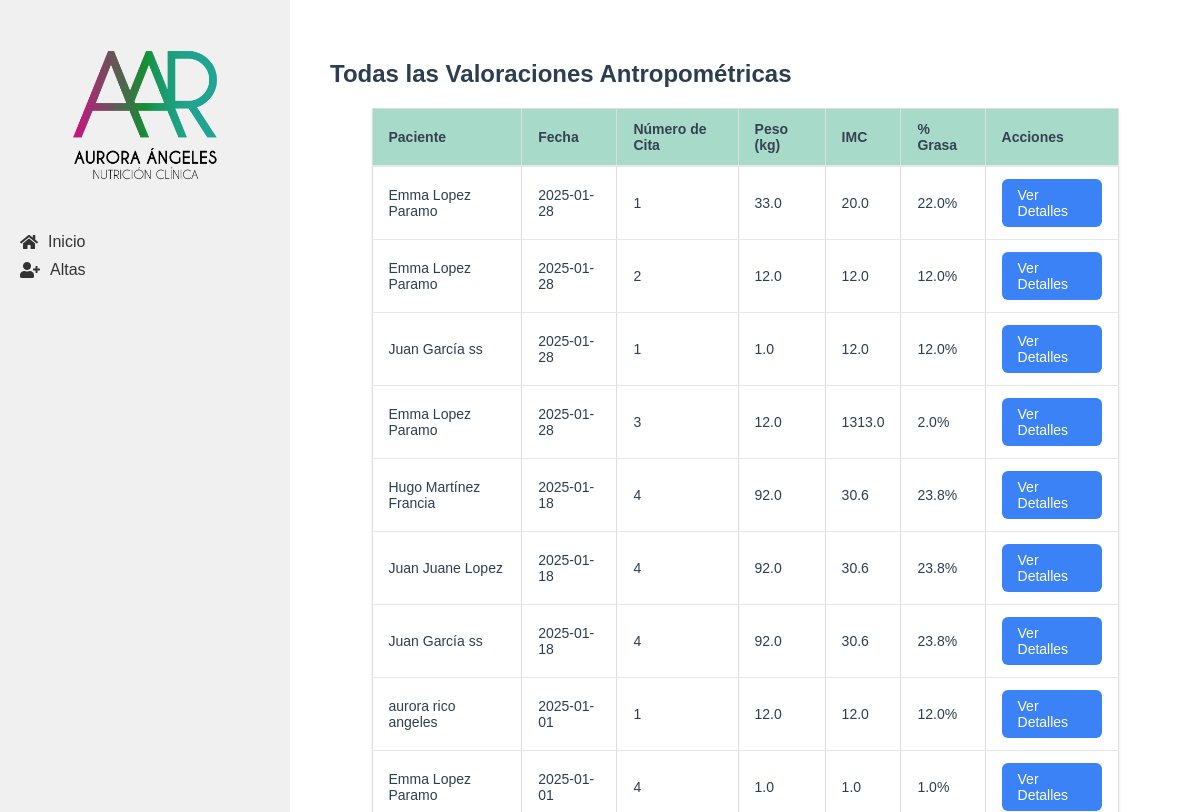
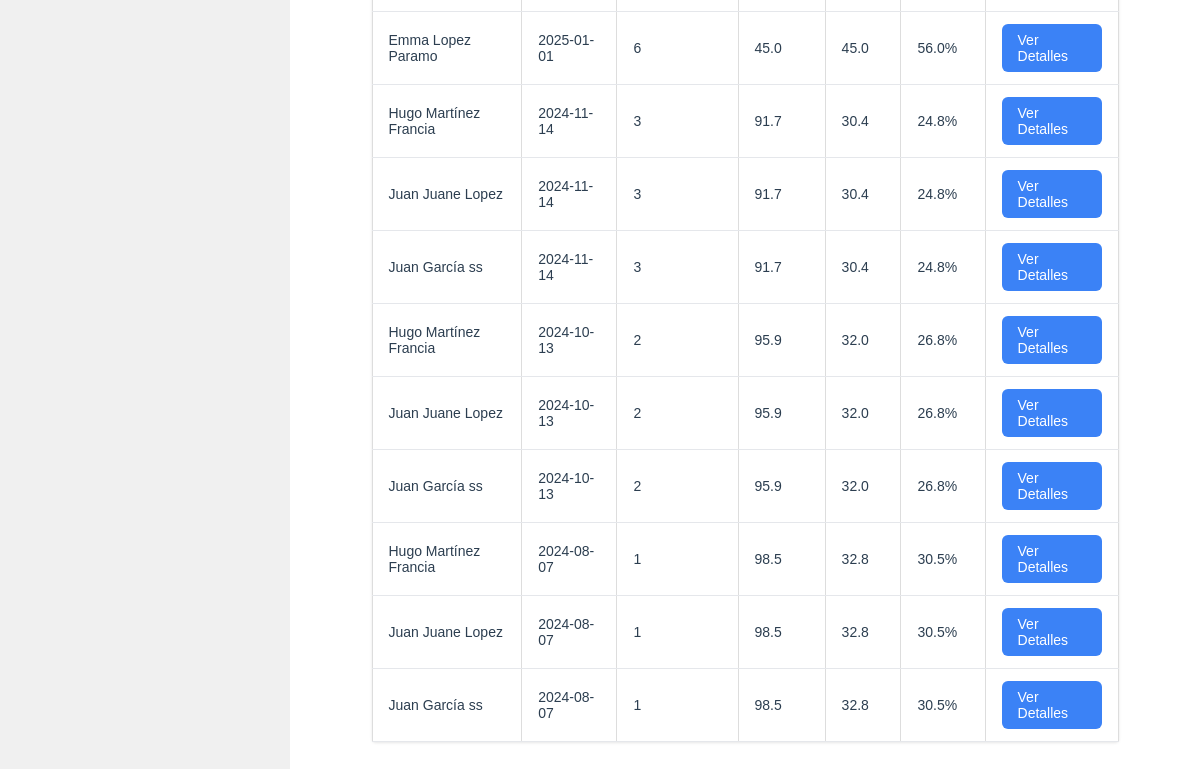
The app's page /valoraciones, older data (2 pictures, top to bottom).
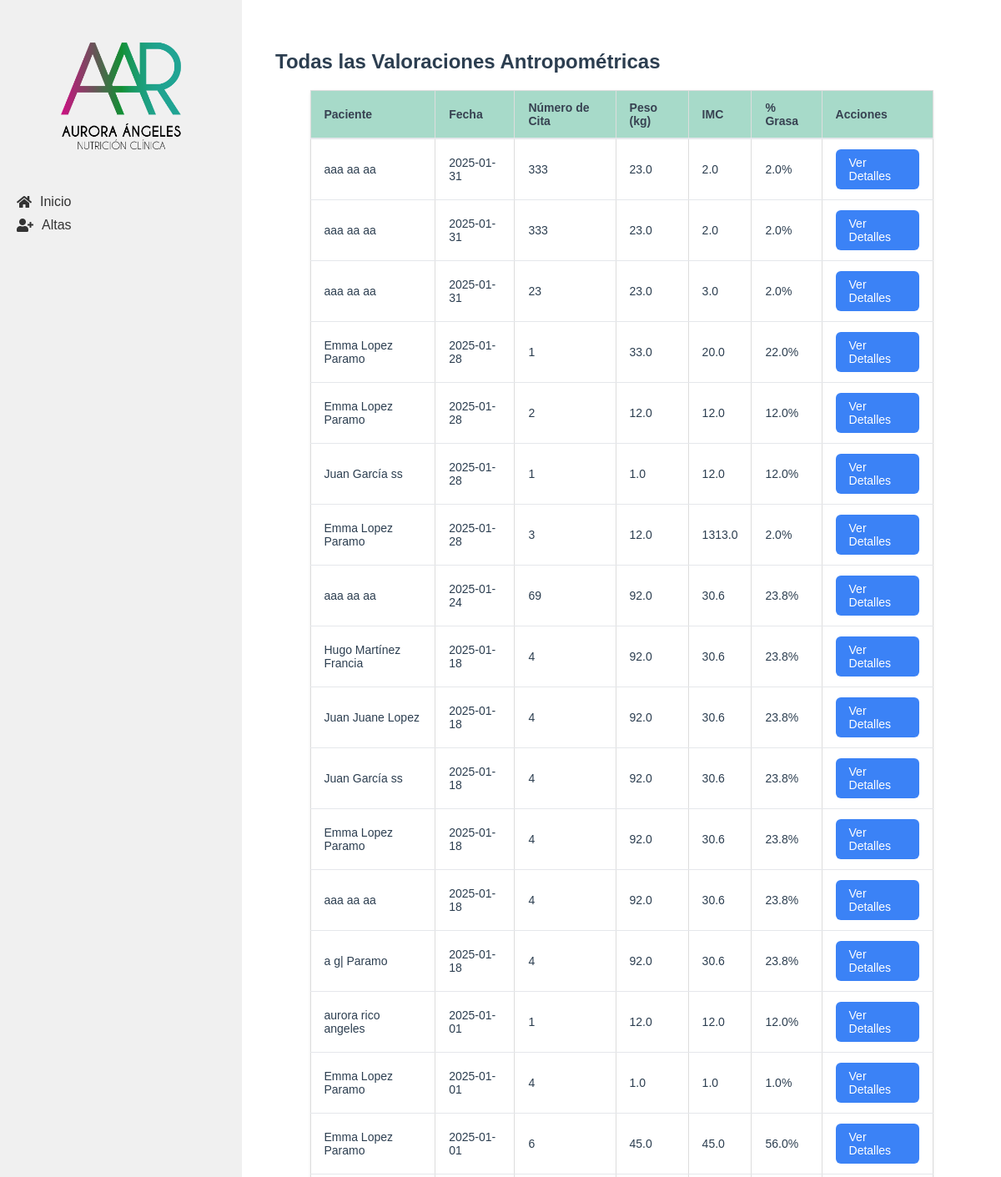
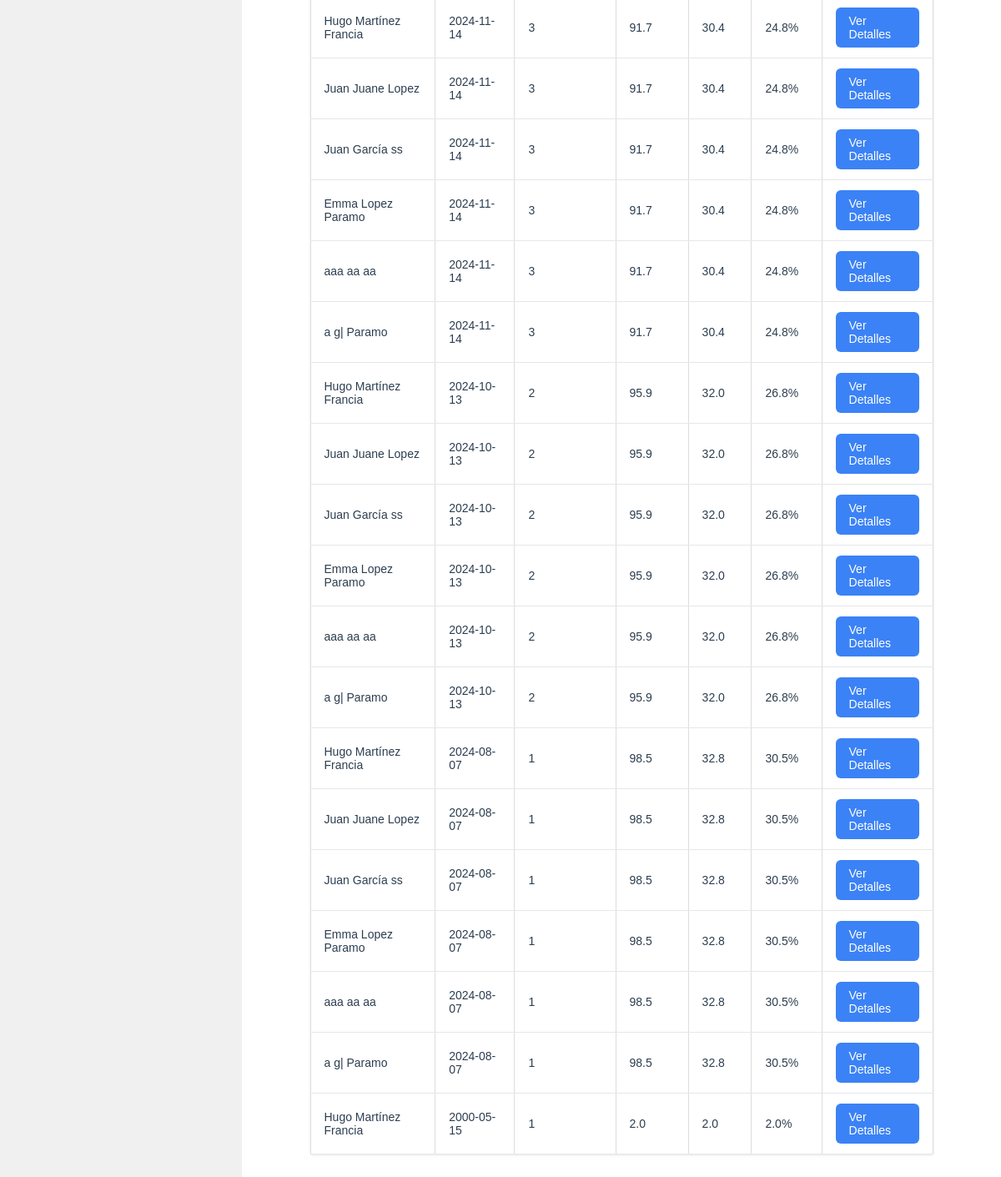
The same page, newer data (2 pictures, top to bottom).
### tables this page shows
CREATE TABLE "valoracion_antropometrica" (
    id INTEGER PRIMARY KEY AUTOINCREMENT,
    paciente_id INTEGER NOT NULL,
    numero_cita INTEGER NOT NULL,
    fecha DATE NOT NULL,
    estatura FLOAT NOT NULL,
    peso FLOAT NOT NULL,
    imc FLOAT NOT NULL,
    grasa FLOAT NOT NULL,
    cintura FLOAT NOT NULL,
    torax FLOAT NOT NULL,
    brazo FLOAT NOT NULL,
    cadera FLOAT NOT NULL,
    pierna FLOAT NOT NULL,
    pantorrilla FLOAT NOT NULL,
    tension_arterial TEXT NOT NULL,
    frecuencia_cardiaca INTEGER NOT NULL,
    bicep FLOAT NOT NULL,
    tricep FLOAT NOT NULL,
    suprailiaco FLOAT NOT NULL,
    subescapular FLOAT NOT NULL,
    femoral FLOAT,
    porcentaje_grasa FLOAT NOT NULL,
    ultima_dieta TEXT,
    FOREIGN KEY (paciente_id) REFERENCES pacientes (id)
);

CREATE TABLE "pacientes" (
    id INTEGER PRIMARY KEY AUTOINCREMENT,
    nombre TEXT NOT NULL,
    apellido_paterno TEXT NOT NULL,
    apellido_materno TEXT NOT NULL,
    fecha_nacimiento TEXT NOT NULL,
    telefono TEXT,
    correo TEXT UNIQUE NOT NULL,
    ciudad TEXT NOT NULL, `status` TEXT,
    fecha_registro TIMESTAMP DEFAULT CURRENT_TIMESTAMP
);

### app/controllers/valoracion_antropometrica.py (the view)
@valoracion.route('/valoraciones')
def todas_valoraciones():
    valoraciones = ValoracionAntropometrica.obtener_todas()
    return render_template('todas_valoraciones.html', valoraciones=valoraciones)

### app/db.py (called while the page is built)
def get_db():
    if 'db' not in g:
        g.db = sqlite3.connect(
            'pacientes.db',
            detect_types=sqlite3.PARSE_DECLTYPES
        )
        g.db.row_factory = sqlite3.Row
    return g.db

def query_db(query, args=(), one=False):
    cur = get_db().execute(query, args)
    rv = cur.fetchall()
    cur.close()
    return (rv[0] if rv else None) if one else rv

### app/models/valoracion_antropometrica.py (called while the page is built)
    @staticmethod
    def obtener_todas():
        return query_db('''
            SELECT va.*, p.nombre, p.apellido_paterno, p.apellido_materno
            FROM valoracion_antropometrica va
            JOIN pacientes p ON va.paciente_id = p.id
            ORDER BY va.fecha DESC
        ''')

### app/templates/todas_valoraciones.html (shortened to what this page needs)
{% extends "base.html" %}
{% block content %}
<div class="valoracion-container">
    <h2>Todas las Valoraciones Antropométricas</h2>
    <table class="table">
        <thead>
            <tr>
                <th class="table__header">Paciente</th>
                <th class="table__header">Fecha</th>
                <th class="table__header">Número de Cita</th>
                <th class="table__header">Peso (kg)</th>
                <th class="table__header">IMC</th>
                <th class="table__header">% Grasa</th>
                <th class="table__header">Acciones</th>
            </tr>
        </thead>
        <tbody>
            {% for valoracion in valoraciones %}
            <tr>
                <td class="table__cell">{{ valoracion['nombre'] }} {{ valoracion['apellido_paterno'] }} {{ valoracion['apellido_materno'] }}</td>
                <td class="table__cell">{{ valoracion['fecha'] }}</td>
                <td class="table__cell">{{ valoracion['numero_cita'] }}</td>
                <td class="table__cell">{{ valoracion['peso'] }}</td>
                <td class="table__cell">{{ valoracion['imc'] }}</td>
                <td class="table__cell">{{ valoracion['porcentaje_grasa'] }}%</td>
                <td class="table__cell">
                    <a href="{{ url_for('valoracion.lista_valoraciones', paciente_id=valoracion['paciente_id']) }}" class="action-button">Ver Detalles</a>
                </td>
            </tr>
            {% endfor %}
        </tbody>
    </table>
</div>
{% endblock %}

Row changes from the older to the newer data that the page shows:
added valoracion_antropometrica: nombre "aaa", apellido_paterno "aa", apellido_materno "aa", fecha "2025-01-31", numero_cita "333", peso "23.0", imc "2.0", porcentaje_grasa "2.0"
added valoracion_antropometrica: nombre "aaa", apellido_paterno "aa", apellido_materno "aa", fecha "2025-01-31", numero_cita "333", peso "23.0", imc "2.0", porcentaje_grasa "2.0"
added valoracion_antropometrica: nombre "aaa", apellido_paterno "aa", apellido_materno "aa", fecha "2025-01-31", numero_cita "23", peso "23.0", imc "3.0", porcentaje_grasa "2.0"
added valoracion_antropometrica: nombre "aaa", apellido_paterno "aa", apellido_materno "aa", fecha "2025-01-24", numero_cita "69", peso "92.0", imc "30.6", porcentaje_grasa "23.8"
added valoracion_antropometrica: nombre "Emma", apellido_paterno "Lopez", apellido_materno "Paramo", fecha "2025-01-18", numero_cita "4", peso "92.0", imc "30.6", porcentaje_grasa "23.8"
added valoracion_antropometrica: nombre "aaa", apellido_paterno "aa", apellido_materno "aa", fecha "2025-01-18", numero_cita "4", peso "92.0", imc "30.6", porcentaje_grasa "23.8"
added valoracion_antropometrica: nombre "a", apellido_paterno "g|", apellido_materno "Paramo", fecha "2025-01-18", numero_cita "4", peso "92.0", imc "30.6", porcentaje_grasa "23.8"
added valoracion_antropometrica: nombre "Emma", apellido_paterno "Lopez", apellido_materno "Paramo", fecha "2024-11-14", numero_cita "3", peso "91.7", imc "30.4", porcentaje_grasa "24.8"
added valoracion_antropometrica: nombre "aaa", apellido_paterno "aa", apellido_materno "aa", fecha "2024-11-14", numero_cita "3", peso "91.7", imc "30.4", porcentaje_grasa "24.8"
added valoracion_antropometrica: nombre "a", apellido_paterno "g|", apellido_materno "Paramo", fecha "2024-11-14", numero_cita "3", peso "91.7", imc "30.4", porcentaje_grasa "24.8"
added valoracion_antropometrica: nombre "Emma", apellido_paterno "Lopez", apellido_materno "Paramo", fecha "2024-10-13", numero_cita "2", peso "95.9", imc "32.0", porcentaje_grasa "26.8"
added valoracion_antropometrica: nombre "aaa", apellido_paterno "aa", apellido_materno "aa", fecha "2024-10-13", numero_cita "2", peso "95.9", imc "32.0", porcentaje_grasa "26.8"
added valoracion_antropometrica: nombre "a", apellido_paterno "g|", apellido_materno "Paramo", fecha "2024-10-13", numero_cita "2", peso "95.9", imc "32.0", porcentaje_grasa "26.8"
added valoracion_antropometrica: nombre "Emma", apellido_paterno "Lopez", apellido_materno "Paramo", fecha "2024-08-07", numero_cita "1", peso "98.5", imc "32.8", porcentaje_grasa "30.5"
added valoracion_antropometrica: nombre "aaa", apellido_paterno "aa", apellido_materno "aa", fecha "2024-08-07", numero_cita "1", peso "98.5", imc "32.8", porcentaje_grasa "30.5"
added valoracion_antropometrica: nombre "a", apellido_paterno "g|", apellido_materno "Paramo", fecha "2024-08-07", numero_cita "1", peso "98.5", imc "32.8", porcentaje_grasa "30.5"
added valoracion_antropometrica: nombre "Hugo", apellido_paterno "Martínez", apellido_materno "Francia", fecha "2000-05-15", numero_cita "1", peso "2.0", imc "2.0", porcentaje_grasa "2.0"
